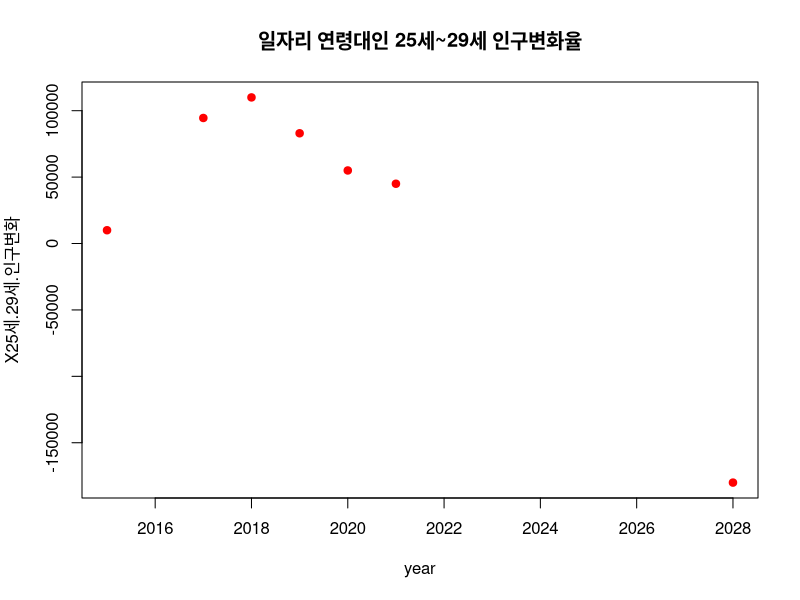

Source code (R):
## ---- chunk 1
unemploy<-data.frame("25세~29세 인구변화"=c(10000,94511,110000,83000,55000,45000,-180000))
unemployYear<-data.frame("year"=c(2015,2017,2018,2019,2020,2021,2028))
z<-cbind(unemployYear,unemploy)
plot(z,main="일자리 연령대인 25세~29세 인구변화율",col="red",pch=19)
